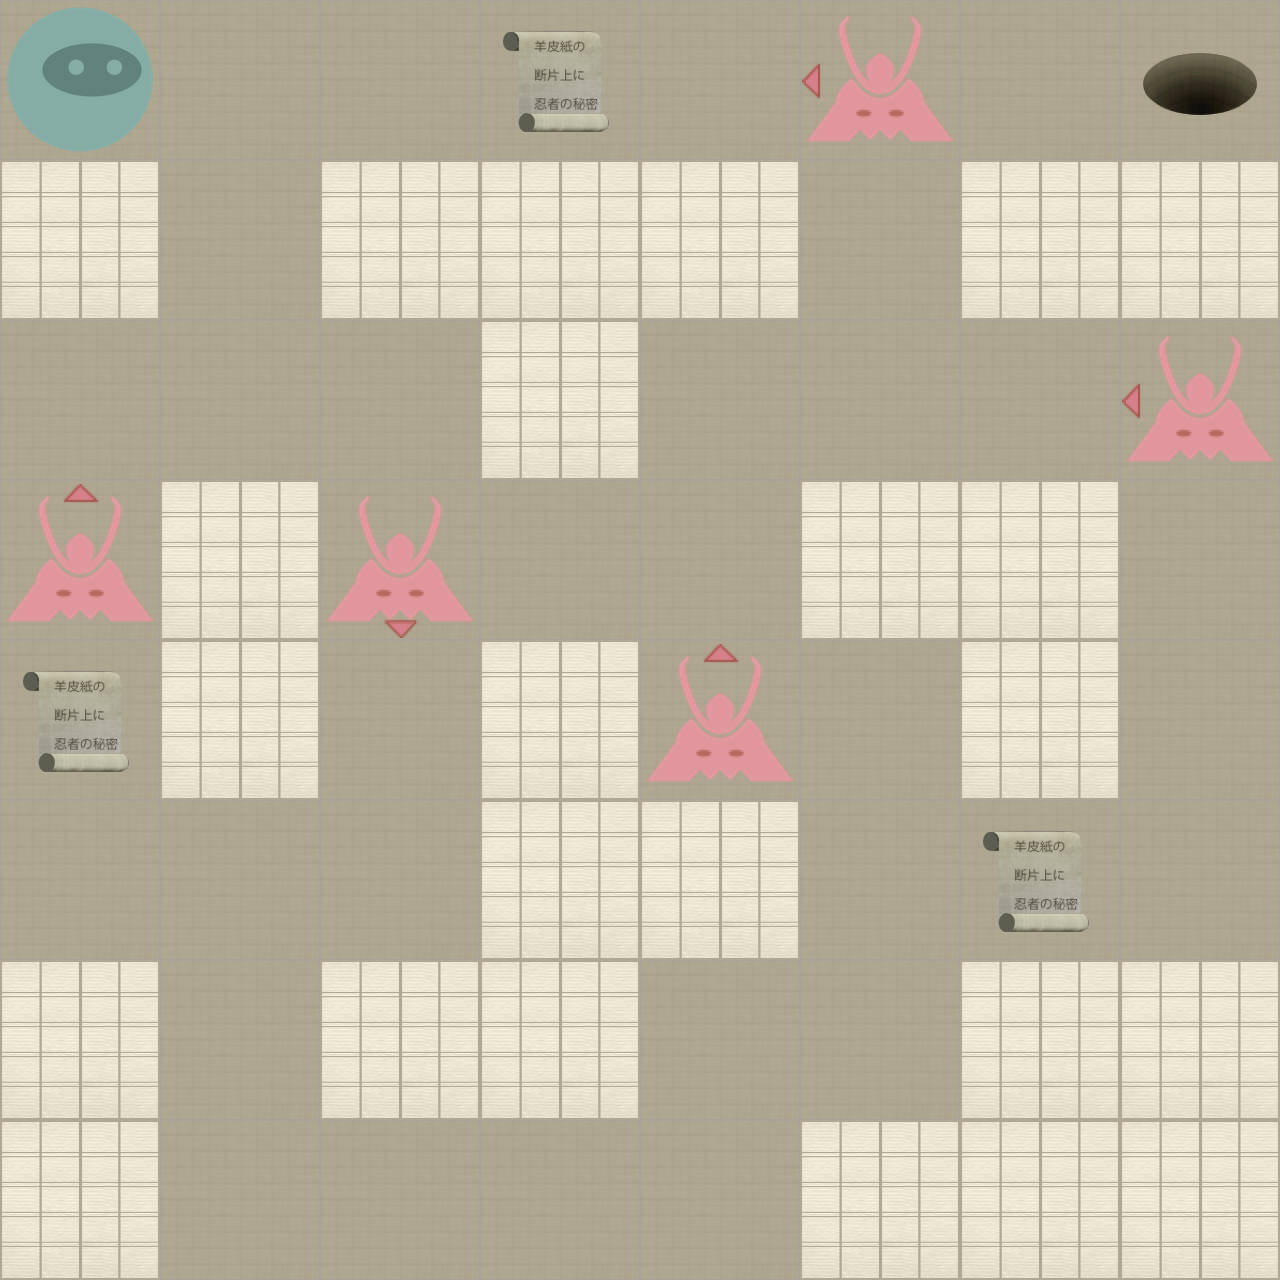

This game map was drawn from its Tiled (.tmx) file and the tilesets committed beside it. A one-line description and the trimmed map source follow:
An orthogonal 8x8 tile map with 160x160 px tiles, 2 tile layers (Level, Actors).

<map version="1.0" orientation="orthogonal" width="8" height="8" tilewidth="160" tileheight="160">
 <properties>
  <property name="moves" value="31" />
 </properties>
 <tileset firstgid="1" name="tiles" tilewidth="160" tileheight="160" spacing="2" margin="2">
  <image source="tiles-ipadhd.png" width="1024" height="1024" />
  <tile id="0">
   <properties>
    <property name="actor" value="exit" />
   </properties>
  </tile>
  <tile id="2">
   <properties>
    <property name="actor" value="guard" />
    <property name="direction" value="down" />
   </properties>
  </tile>
  <tile id="3">
   <properties>
    <property name="actor" value="guard" />
    <property name="direction" value="left" />
   </properties>
  </tile>
  <tile id="4">
   <properties>
    <property name="actor" value="guard" />
    <property name="direction" value="right" />
   </properties>
  </tile>
  <tile id="5">
   <properties>
    <property name="actor" value="guard" />
    <property name="direction" value="up" />
   </properties>
  </tile>
  <tile id="7">
   <properties>
    <property name="actor" value="player" />
   </properties>
  </tile>
  <tile id="8">
   <properties>
    <property name="actor" value="scroll" />
   </properties>
  </tile>
  <tile id="9">
   <properties>
    <property name="wall" value="1" />
   </properties>
  </tile>
 </tileset>
 <layer name="Level" width="8" height="8">
  <data>[64 cells, 64 non-empty, 2 distinct tile ids]</data>
 </layer>
 <layer name="Actors" width="8" height="8">
  <data>[64 cells, 10 non-empty, 6 distinct tile ids]</data>
 </layer>
</map>
